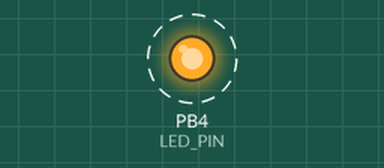
Simulated run of this program. Board: ATtiny85, built with avr-gcc and run on an emulated ATtiny85. On the bench: output pins drawn as LEDs (lit = HIGH). Dashed ring = blinking.

Above: at 0.1 s.
Timing chart, 0 to 3.0 s (numbered marks = the images above):
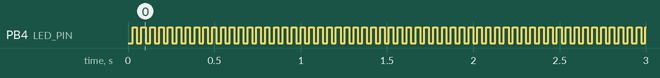

The program:

main.cpp
```cpp
#include <Arduino.h>

const int LED_PIN = PB4; // PB4 leg 3 on DIP8 chip

int ledState = LOW;  // ledState used to set the LED

unsigned long previousMillis = 0;  // will store last time LED was updated

const long interval = 25;  // interval at which to blink (milliseconds)

void setup() {
  pinMode(LED_PIN, OUTPUT);
  digitalWrite(LED_PIN, LOW);
}

void loop() {
  unsigned long currentMillis = millis();

  if (currentMillis - previousMillis >= interval) {
    // save the last time you blinked the LED
    previousMillis = currentMillis;

    // if the LED is off turn it on and vice-versa:
    if (ledState == LOW) {
      ledState = HIGH;
    } else {
      ledState = LOW;
    }

    // set the LED with the ledState of the variable:
    digitalWrite(LED_PIN, ledState);
  }
}
```

Measured:
- by itself, PB4 (LED_PIN): alternates HIGH for 0.02 s and LOW for 0.03 s
